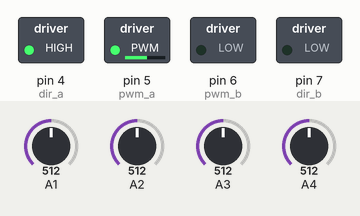
This sketch was run on a simulated Arduino Uno, built with avr-gcc and run on an emulated ATmega328P. Shown: switched loads named in the sketch (green lamp = pin HIGH). The inputs (shaded band) are chosen by the test bench; at power-on: A1 = 512, A2 = 512, A3 = 512, A4 = 512. What the sketch prints to the serial monitor is not drawn.

Above: at 0.1 s.
Timing chart, 0 to 1.6 s (numbered marks = the images above):
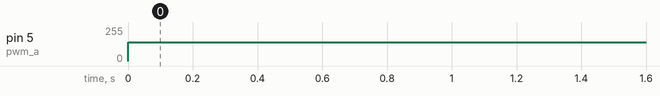

The sketch:

PID_Tracker_Test.ino
```cpp
#include "printf.h"
#include "RF24.h"

//Variables for sensor readings
int sensor[4] = { 1, 2, 3, 4 };  //PID sensors numbered from 1 to 4.
int sensorReadings[4] = { 0 };
int activeSensors = 0;
float totalReading = 0;
float avgReading = 0;
float lastReading = 0;

//Variables for motors
int rightMotorSpeed = 0;
int leftMotorSpeed = 0;
int maxMotorSpeed = 140;
float blackThreshold = 0.70;

//Variables for motor pins
int pwm_a = 5;
int pwm_b = 6;
int dir_a = 4;
int dir_b = 7;

//Variables for PID Controller
float pV = 0 ; // Process Variable used to adjust motor speeds to keep following the line
float kp = 80;  // This is the Proportional value. Increase this value if the robot doesn't stay on the line.
float kd = 7; // This is the Derivative value. Increase this value to make the robot countersteer more and go straight faster when detecting the line.
float ki = 0.0040; // This is the integral value. Increase this value to make the robot steer more and oscillate around the line more.

float error = 0; // Value between -1.5 and 1.5 to indicate where the line is under the robot. A negative value means the line is to the left and a positive value means the line is to the right
float previousError = 0;
float totalError = 0;

void setup()
{
  Serial.begin(9600); // Activates the Serial output of the arduino. You can see the Serial output with the Serial Monitor in the Arduino IDE.

  //Set the motor control pins to be outputs
  pinMode(pwm_a, OUTPUT);
  pinMode(pwm_b, OUTPUT);
  pinMode(dir_a, OUTPUT);
  pinMode(dir_b, OUTPUT);

  //Set one motor to HIGH and one to LOW to make the robot go straight
  digitalWrite(dir_a, HIGH);
  digitalWrite(dir_b, LOW);

  Serial.println("Setup Done");
} // end setup

void loop()
{
  followLine();
} // end main loop

//Calculates where the line is and where the robot should turn to
void followLine()
{
  calcPID();
  analogWrite(pwm_a, leftMotorSpeed);
  analogWrite(pwm_b, rightMotorSpeed);
} // end follow_line


//Reads whether the given sensor detects black
bool readSensor(int sensor)
{
  int sensorValue;
  int range = 1024;
  float detectedValue;

  switch (sensor)
  {
    case 0: // read sensor 0.
      sensorValue = analogRead(A0);
      break;
    case 1: // read sensor 1.
      sensorValue = analogRead(A1);
      break;
    case 2: // read sensor 2.
      sensorValue = analogRead(A2);
      break;
    case 3: // read sensor 3.
      sensorValue = analogRead(A3);
      break;
    case 4: // read sensor 4.
      sensorValue = analogRead(A4);
      break;
    case 5: // read sensor 5.
      sensorValue = analogRead(A5);
      break;
  }
  detectedValue = static_cast<float>(sensorValue) / static_cast<float>(range);
  if (detectedValue > blackThreshold) {
    return true;
  }
  else
  {
    return false;
  }
}

void getPIDReading() {
  for (int i = 0; i < 4; i++) {
    sensorReadings[i] = readSensor(sensor[i]);
    if (sensorReadings[i] == 1) {
      activeSensors += 1;
    }
    totalReading += sensorReadings[i] * (i + 1);
  }

  avgReading = totalReading / activeSensors;
  lastReading = avgReading;
  totalReading = 0; activeSensors = 0;
}

void calcPID() {
  //Get the reading
  getPIDReading();

  //Update the errors
  previousError = error;
   //The present error gets 2.5 subtracted so that if for example the right most sensor detects black
  //then the error becomes negative. If for example only the right sensor detected black then error = 1 - 2.5 = -1.5
  error = avgReading - 2.5;
  totalError += error;

  //Calculate the process variable
  pV = (kp * error) + (kd * (error - previousError)) + (ki * totalError);

  if ( pV > maxMotorSpeed) {
    pV = maxMotorSpeed;
  }
  if ( pV < -maxMotorSpeed ) {
    pV = -maxMotorSpeed;
  }

  if (pV < 0)
  { //Turn Left
    rightMotorSpeed = maxMotorSpeed;
    leftMotorSpeed = maxMotorSpeed - abs(pV);
  }
  else
  { //Turn Right
    rightMotorSpeed = maxMotorSpeed - pV;
    leftMotorSpeed = maxMotorSpeed;
  }
}
```

printf.h
```cpp
// (licence header left out)
/**
 * @file printf.h
 *
 * Setup necessary to direct stdout to the Arduino Serial library, which
 * enables 'printf'
 */

#ifndef __PRINTF_H__
#define __PRINTF_H__

#ifdef ARDUINO

int serial_putc( char c, FILE * )
{
  Serial.write( c );

  return c;
}

void printf_begin(void)
{
  fdevopen( &serial_putc, 0 );
}

#else
#error This example is only for use on Arduino.
#endif // ARDUINO

#endif // __PRINTF_H__
```

Measured:
- by itself, pin 5 (pwm_a): 0/255 → 140/255 at 0.00 s
